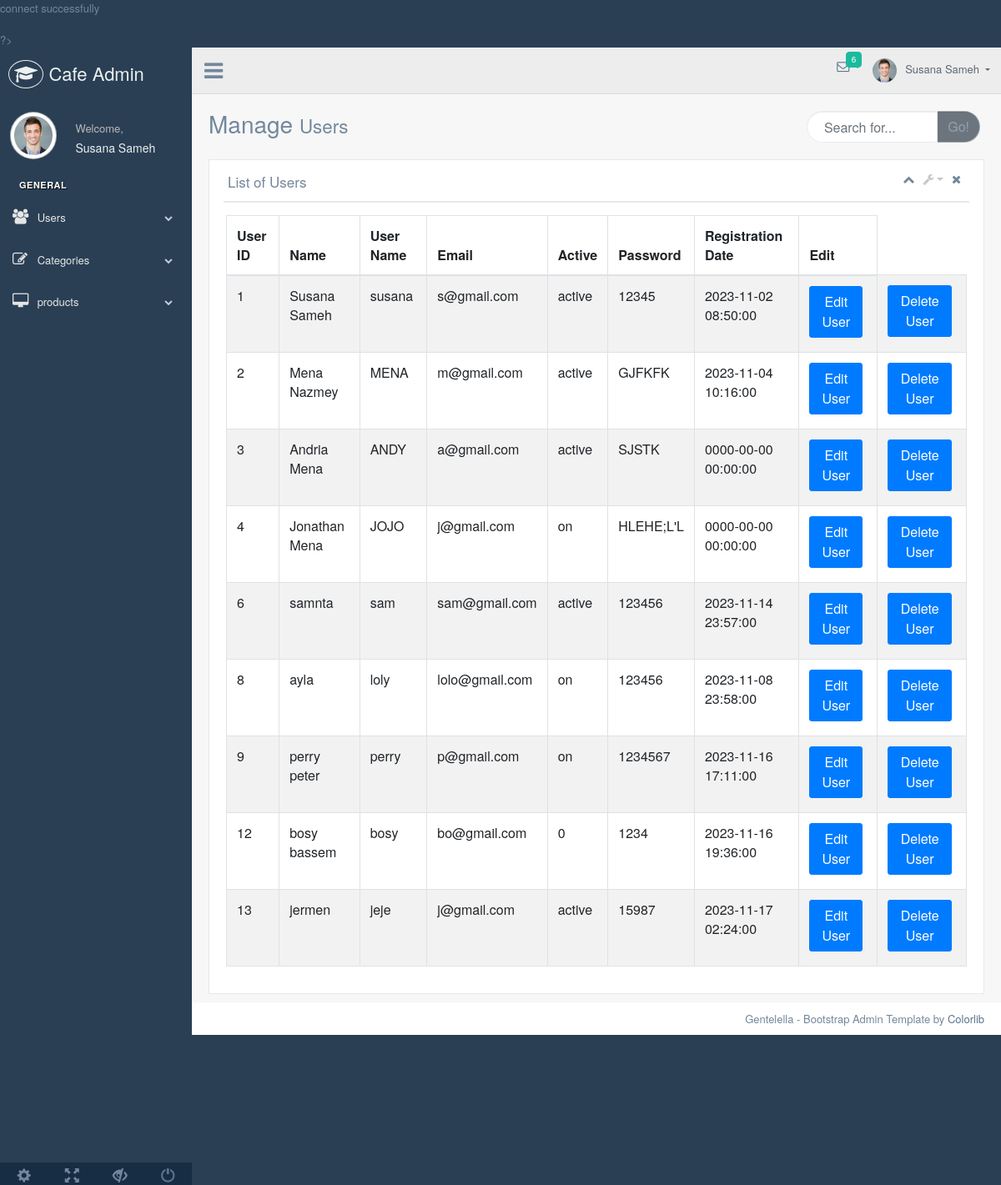
/admin/users.php, run on the app's committed database.
### tables this page shows
CREATE TABLE `user` (
  `user_id` int(11) UNSIGNED NOT NULL,
  `fullname` varchar(150) NOT NULL,
  `username` varchar(100) NOT NULL,
  `email` varchar(150) NOT NULL,
  `active` varchar(100) NOT NULL,
  `password` varchar(150) NOT NULL,
  `registration_date` datetime NOT NULL
);

### admin/users.php (the view, shortened to what this page needs)
<?php
include "../dbconnection.php";
$data = $conn->query("SELECT * from user")->fetchAll();
?>
?>
<!DOCTYPE html>
<html lang="en">
  <head>
    <link href="vendors/bootstrap/dist/css/bootstrap.min.css" rel="stylesheet">
    <link href="vendors/font-awesome/css/font-awesome.min.css" rel="stylesheet">
    <link href="vendors/nprogress/nprogress.css" rel="stylesheet">
    <link href="vendors/iCheck/skins/flat/green.css" rel="stylesheet">
    <link href="vendors/datatables.net-bs/css/dataTables.bootstrap.min.css" rel="stylesheet">
    <link href="vendors/datatables.net-buttons-bs/css/buttons.bootstrap.min.css" rel="stylesheet">
    <link href="vendors/datatables.net-fixedheader-bs/css/fixedHeader.bootstrap.min.css" rel="stylesheet">
    <link href="vendors/datatables.net-responsive-bs/css/responsive.bootstrap.min.css" rel="stylesheet">
    <link href="vendors/datatables.net-scroller-bs/css/scroller.bootstrap.min.css" rel="stylesheet">
    <link href="build/css/custom.min.css" rel="stylesheet">
  </head>
  <body class="nav-md">
    <div class="container body">
      <div class="main_container">
        <div class="col-md-3 left_col">
          <div class="left_col scroll-view">
            <div class="navbar nav_title" style="border: 0;">
              <a href="../index.php" class="site_title"><i class="fa fa-graduation-cap"></i></i> <span>Cafe Admin</span></a>
            </div>
            <div class="profile clearfix">
              <div class="profile_pic">
                <img src="images/img.jpg" alt="..." class="img-circle profile_img">
              </div>
              <div class="profile_info">
                <span>Welcome,</span>
                <h2>Susana Sameh</h2>
              </div>
            </div>
            <br />
					<div id="sidebar-menu" class="main_menu_side hidden-print main_menu">
						<div class="menu_section">
							<h3>General</h3>
							<ul class="nav side-menu">
								<li><a><i class="fa fa-users"></i> Users <span class="fa fa-chevron-down"></span></a>
								</li>
								<li><a><i class="fa fa-edit"></i> Categories <span class="fa fa-chevron-down"></span></a>
								</li>
								<li><a><i class="fa fa-desktop"></i> products <span class="fa fa-chevron-down"></span></a>
								</li>
							</ul>
						</div>
					</div>
            <div class="sidebar-footer hidden-small">
              <a data-toggle="tooltip" data-placement="top" title="Settings">
                <span class="glyphicon glyphicon-cog" aria-hidden="true"></span>
              </a>
              <a data-toggle="tooltip" data-placement="top" title="FullScreen">
                <span class="glyphicon glyphicon-fullscreen" aria-hidden="true"></span>
              </a>
              <a data-toggle="tooltip" data-placement="top" title="Lock">
                <span class="glyphicon glyphicon-eye-close" aria-hidden="true"></span>
              </a>
              <a data-toggle="tooltip" data-placement="top" title="Logout" href="login.php">
                <span class="glyphicon glyphicon-off" aria-hidden="true"></span>
              </a>
            </div>
          </div>
        </div>
        <div class="top_nav">
            <div class="nav_menu">
                <div class="nav toggle">
                  <a id="menu_toggle"><i class="fa fa-bars"></i></a>
                </div>
                <nav class="nav navbar-nav">
                <ul class=" navbar-right">
                  <li class="nav-item dropdown open" style="padding-left: 15px;">
                    <a href="javascript:;" class="user-profile dropdown-toggle" aria-haspopup="true" id="navbarDropdown" data-toggle="dropdown" aria-expanded="false">
                      <img src="images/img.jpg" alt="">Susana Sameh
                    </a>
                  </li>
                  <li role="presentation" class="nav-item dropdown open">
                    <a href="javascript:;" class="dropdown-toggle info-number" id="navbarDropdown1" data-toggle="dropdown" aria-expanded="false">
                      <i class="fa fa-envelope-o"></i>
                      <span class="badge bg-green">6</span>
                    </a>
                  </li>
                </ul>
              </nav>
            </div>
          </div>
        <div class="right_col" role="main">
          <div class="">
            <div class="page-title">
              <div class="title_left">
                <h3>Manage <small>Users</small></h3>
              </div>
              <div class="title_right">
                <div class="col-md-5 col-sm-5 col-xs-12 form-group pull-right top_search">
                  <div class="input-group">
                    <input type="text" class="form-control" placeholder="Search for...">
                    <span class="input-group-btn">
                      <button class="btn btn-secondary" type="button">Go!</button>
                    </span>
                  </div>
                </div>
              </div>
            </div>
            <div class="clearfix"></div>
            <div class="row">
              <div class="col-md-12 col-sm-12 ">
                <div class="x_panel">
                  <div class="x_title">
                    <h2>List of Users</h2>
                    <ul class="nav navbar-right panel_toolbox">
                      <li><a class="collapse-link"><i class="fa fa-chevron-up"></i></a>
                      </li>
                      <li class="dropdown">
                        <a href="#" class="dropdown-toggle" data-toggle="dropdown" role="button" aria-expanded="false"><i class="fa fa-wrench"></i></a>
                      </li>
                      <li><a class="close-link"><i class="fa fa-close"></i></a>
                      </li>
                    </ul>
                    <div class="clearfix"></div>
                  </div>
                  <div class="x_content">
                      <div class="row">
                          <div class="col-sm-12">
                            <div class="card-box table-responsive">
                    <table id="datatable" class="table table-striped table-bordered" style="width:100%">
                      <thead>
                        <tr>
                        <th>User ID</th>
                          <th>Name</th>
                          <th>User Name</th>
                          <th>Email</th>
                          <th>Active</th>
                          <th>Password</th>
                          <th>Registration Date</th>
                          <th>Edit</th>
                        </tr>
                      </thead>
                      <tbody>
                        <?php
                      foreach($data as $row){
    echo  " <tr>
    <td>{$row['user_id']}</td>
    <td>{$row['fullname']}</td>
    <td>{$row['username']}</td>
    <td>{$row['email']}</td>
    <td>{$row['active']}</td>
    <td>{$row['password']}</td>
    <td>{$row['registration_date']}</td>
    <td><a class='btn btn-primary' href='./edituser.php?id={$row['user_id']}'>Edit User </td>
    <td><a class='btn btn-primary' href='./delete_user.php?id={$row['user_id']}'>Delete User </td>
    </tr>";
                      }
               ?>
                      </tbody>
                    </table>
                  </div>
                  </div>
              </div>
            </div>
                </div>
              </div>
            </div>
          </div>
        </div>
        <footer>
          <div class="pull-right">
            Gentelella - Bootstrap Admin Template by <a href="https://colorlib.com">Colorlib</a>
          </div>
          <div class="clearfix"></div>
        </footer>
      </div>
    </div>
  </body>
</html>

### data on the page
user: user_id "1", fullname "Susana Sameh", username "susana", email "s@gmail.com", active "active", password "12345", registration_date "2023-11-02 08:50:00"
user: user_id "2", fullname "Mena Nazmey", username "MENA", email "m@gmail.com", active "active", password "GJFKFK", registration_date "2023-11-04 10:16:00"
user: user_id "3", fullname "Andria Mena", username "ANDY", email "a@gmail.com", active "active", password "SJSTK", registration_date "0000-00-00 00:00:00"
user: user_id "4", fullname "Jonathan Mena", username "JOJO", email "j@gmail.com", active "on", password "HLEHE;L'L", registration_date "0000-00-00 00:00:00"
user: user_id "6", fullname "samnta", username "sam", email "sam@gmail.com", active "active", password "123456", registration_date "2023-11-14 23:57:00"
user: user_id "8", fullname "ayla", username "loly", email "lolo@gmail.com", active "on", password "123456", registration_date "2023-11-08 23:58:00"
user: user_id "9", fullname "perry peter", username "perry", email "p@gmail.com", active "on", password "1234567", registration_date "2023-11-16 17:11:00"
user: user_id "12", fullname "bosy bassem", username "bosy", email "bo@gmail.com", active "0", password "1234", registration_date "2023-11-16 19:36:00"
user: user_id "13", fullname "jermen", username "jeje", email "j@gmail.com", active "active", password "15987", registration_date "2023-11-17 02:24:00"
